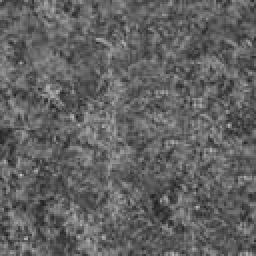
#> input picture Image_Cat/Cat_000.jpg, 128 x 128 px (shown 2 times larger); its folder holds only this picture in this run
$ python glcm_plot.py   (older library calls are emulated)
#> lines starting #> are read from the running program, lines starting #| are printed output that depends on the picture
# coding: UTF-8

import numpy as np
from skimage.feature import graycomatrix, graycoprops
from skimage import io
import matplotlib.pyplot as plt
from itertools import combinations
import os
import glob
import japanize_matplotlib

def extract_glcm_features(image, distances=[1], angles=[0, np.pi/4, np.pi/2, 3*np.pi/4]):
    if image.dtype == np.float32 or image.dtype == np.float64:
        image = (image * 255).astype(np.uint8)
        levels = 256
    elif image.dtype == np.uint16:
        image = (image / 256).astype(np.uint8)
        levels = 256
    elif image.dtype == np.uint8:
        levels = 256
    else:
        raise ValueError(f"Unsupported image data type: {image.dtype}")

    distances = [1, 2, 3]
    angles = [0, np.pi/4, np.pi/2, 3*np.pi/4]

    glcm = graycomatrix(image, distances=distances, angles=angles, levels=levels, symmetric=True, normed=True)

    asm = graycoprops(glcm, 'ASM').mean()
    contrast = graycoprops(glcm, 'contrast').mean()
    homogeneity = graycoprops(glcm, 'homogeneity').mean()
    entropy = -np.sum(glcm * np.log2(glcm + (glcm == 0)))
     # 不均一性
    dissimilarity = graycoprops(glcm, 'dissimilarity').mean()

    correlation = graycoprops(glcm, 'correlation').mean()


    return {
        'ASM/エネルギー': asm,
        'コントラスト': contrast,
        '均質性（IDM）': homogeneity,
        '不均一性': dissimilarity,
        'エントロピー': entropy,
        '相関': correlation
    }

def process_all_images():
    # 画像ファイルの一覧を取得
    image_files = glob.glob('Image_Cat/*.jpg')

    # 特徴量を格納するリスト
    all_features = []

    # 各画像から特徴量を抽出
    for image_file in image_files:
        image = io.imread(image_file, as_gray=True)
        features = extract_glcm_features(image)
        all_features.append(features)

    return all_features

def plot_feature_combinations(features):
    # 特徴量の名前リスト
    feature_names = ['ASM/エネルギー', 'コントラスト', '均質性（IDM）', '不均一性', 'エントロピー', '相関']

    # 2つの特徴量の組み合わせを生成
    combinations_list = list(combinations(feature_names, 2))

    # プロットの行数と列数を計算
    n_combinations = len(combinations_list)
    n_cols = 2
    n_rows = (n_combinations + 1) // 2

    # グラフのサイズを設定
    plt.figure(figsize=(15, 5 * n_rows))

    # 各組み合わせについてプロット
    for i, (feature1, feature2) in enumerate(combinations_list, 1):
        plt.subplot(n_rows, n_cols, i)

        # 特徴量の値を抽出
        x_values = [f[feature1] for f in features]
        y_values = [f[feature2] for f in features]

        # 散布図をプロット
        plt.scatter(x_values, y_values, alpha=0.6)
        plt.xlabel(feature1)
        plt.ylabel(feature2)
        plt.title(f'{feature1} vs {feature2}')

        # グリッドを表示
        plt.grid(True, linestyle='--', alpha=0.7)

    # プロット間の間隔を調整
    plt.tight_layout()

    # グラフを保存
    plt.savefig('glcm_feature_plots.png')
    plt.show()

def main():
    # すべての画像から特徴量を抽出
    all_features = process_all_images()
#> in process_all_images, image is the input picture: shape (128, 128) float64; min 0.125, max 0.757, mean 0.383
#> in extract_glcm_features, `asm = graycoprops(glcm, 'ASM').mean()`: asm = 0.000327
#> in extract_glcm_features, `contrast = graycoprops(glcm, 'contrast').mean()`: contrast = 588.5
#> in extract_glcm_features, `homogeneity = graycoprops(glcm, 'homogeneity').mean()`: homogeneity = 0.0564
#> in extract_glcm_features, `entropy = -np.sum(glcm * np.log2(glcm + (glcm == 0)))`: entropy = 145
#> in extract_glcm_features, `dissimilarity = graycoprops(glcm, 'dissimilarity').mean()`: dissimilarity = 18.81
#> in extract_glcm_features, `correlation = graycoprops(glcm, 'correlation').mean()`: correlation = 0.394
#> in process_all_images, `features = extract_glcm_features(image)`: features = {'ASM/エネルギー': 0.000327, 'コントラスト': 588.5, '均質性（IDM）': 0.0564, '不均一性': 18.81, 'エントロピー': 145, '相関': 0.394}
#> all_features = 1 item

    # 特徴量の組み合わせをプロット
    plot_feature_combinations(all_features)
#> the loop in plot_feature_combinations, `for i, (feature1, feature2) in enumerate(combinations_list, 1):` made 15 passes
#> (x_values, y_values) on passes 1 to 12: ([0.000327], [588.5]), ([0.000327], [0.0564]), ([0.000327], [18.81]), ([0.000327], [145]), ([0.000327], [0.394]), ([588.5], [0.0564]), ([588.5], [18.81]), ([588.5], [145]), ([588.5], [0.394]), ([0.0564], [18.81]), ([0.0564], [145]), ([0.0564], [0.394])
#> in plot_feature_combinations, `plt.savefig('glcm_feature_plots.png')`:
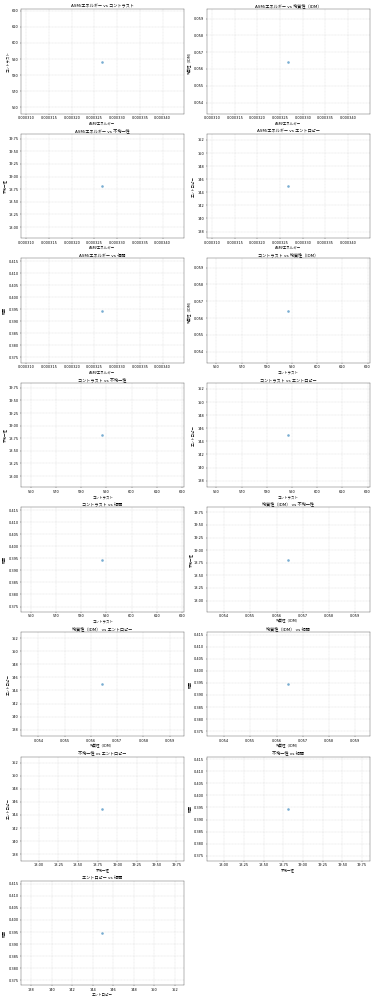
#> figure drawn by matplotlib, 15 panels

if __name__ == "__main__":
    main()
